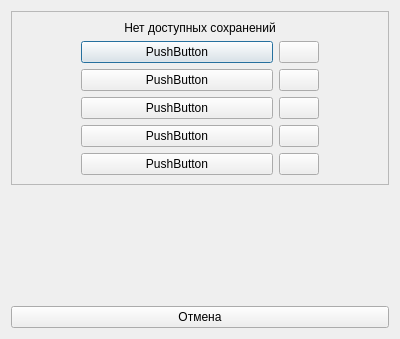
<?xml version="1.0" encoding="UTF-8"?>
<ui version="4.0">
 <class>LoadDialog</class>
 <widget class="QDialog" name="LoadDialog">
  <property name="geometry">
   <rect>
    <x>0</x>
    <y>0</y>
    <width>400</width>
    <height>339</height>
   </rect>
  </property>
  <property name="windowTitle">
   <string>Dialog</string>
  </property>
  <layout class="QVBoxLayout" name="verticalLayout_2">
   <item>
    <widget class="QFrame" name="frame">
     <property name="frameShape">
      <enum>QFrame::StyledPanel</enum>
     </property>
     <property name="frameShadow">
      <enum>QFrame::Raised</enum>
     </property>
     <layout class="QVBoxLayout" name="verticalLayout">
      <item>
       <widget class="QLabel" name="labelNoSaves">
        <property name="text">
         <string>Нет доступных сохранений</string>
        </property>
        <property name="textFormat">
         <enum>Qt::RichText</enum>
        </property>
        <property name="alignment">
         <set>Qt::AlignCenter</set>
        </property>
       </widget>
      </item>
      <item>
       <layout class="QHBoxLayout" name="horizontalLayout">
        <item>
         <spacer name="horizontalSpacer">
          <property name="orientation">
           <enum>Qt::Horizontal</enum>
          </property>
          <property name="sizeType">
           <enum>QSizePolicy::Fixed</enum>
          </property>
          <property name="sizeHint" stdset="0">
           <size>
            <width>60</width>
            <height>20</height>
           </size>
          </property>
         </spacer>
        </item>
        <item>
         <widget class="QPushButton" name="firstSave">
          <property name="text">
           <string>PushButton</string>
          </property>
         </widget>
        </item>
        <item>
         <widget class="QPushButton" name="firstSaveDel">
          <property name="sizePolicy">
           <sizepolicy hsizetype="Fixed" vsizetype="Fixed">
            <horstretch>0</horstretch>
            <verstretch>0</verstretch>
           </sizepolicy>
          </property>
          <property name="text">
           <string/>
          </property>
          <property name="icon">
           <iconset resource="../ux/icons-menu.qrc">
            <normaloff>:/menu/delete.png</normaloff>:/menu/delete.png</iconset>
          </property>
         </widget>
        </item>
        <item>
         <spacer name="horizontalSpacer_2">
          <property name="orientation">
           <enum>Qt::Horizontal</enum>
          </property>
          <property name="sizeType">
           <enum>QSizePolicy::Fixed</enum>
          </property>
          <property name="sizeHint" stdset="0">
           <size>
            <width>60</width>
            <height>20</height>
           </size>
          </property>
         </spacer>
        </item>
       </layout>
      </item>
      <item>
       <layout class="QHBoxLayout" name="horizontalLayout_2">
        <item>
         <spacer name="horizontalSpacer_3">
          <property name="orientation">
           <enum>Qt::Horizontal</enum>
          </property>
          <property name="sizeType">
           <enum>QSizePolicy::Fixed</enum>
          </property>
          <property name="sizeHint" stdset="0">
           <size>
            <width>60</width>
            <height>20</height>
           </size>
          </property>
         </spacer>
        </item>
        <item>
         <widget class="QPushButton" name="secondSave">
          <property name="text">
           <string>PushButton</string>
          </property>
         </widget>
        </item>
        <item>
         <widget class="QPushButton" name="secondSaveDel">
          <property name="sizePolicy">
           <sizepolicy hsizetype="Fixed" vsizetype="Fixed">
            <horstretch>0</horstretch>
            <verstretch>0</verstretch>
           </sizepolicy>
          </property>
          <property name="text">
           <string/>
          </property>
          <property name="icon">
           <iconset resource="../ux/icons-menu.qrc">
            <normaloff>:/menu/delete.png</normaloff>:/menu/delete.png</iconset>
          </property>
         </widget>
        </item>
        <item>
         <spacer name="horizontalSpacer_4">
          <property name="orientation">
           <enum>Qt::Horizontal</enum>
          </property>
          <property name="sizeType">
           <enum>QSizePolicy::Fixed</enum>
          </property>
          <property name="sizeHint" stdset="0">
           <size>
            <width>60</width>
            <height>20</height>
           </size>
          </property>
         </spacer>
        </item>
       </layout>
      </item>
      <item>
       <layout class="QHBoxLayout" name="horizontalLayout_3">
        <item>
         <spacer name="horizontalSpacer_5">
          <property name="orientation">
           <enum>Qt::Horizontal</enum>
          </property>
          <property name="sizeType">
           <enum>QSizePolicy::Fixed</enum>
          </property>
          <property name="sizeHint" stdset="0">
           <size>
            <width>60</width>
            <height>20</height>
           </size>
          </property>
         </spacer>
        </item>
        <item>
         <widget class="QPushButton" name="thirdSave">
          <property name="text">
           <string>PushButton</string>
          </property>
         </widget>
        </item>
        <item>
         <widget class="QPushButton" name="thirdSaveDel">
          <property name="sizePolicy">
           <sizepolicy hsizetype="Fixed" vsizetype="Fixed">
            <horstretch>0</horstretch>
            <verstretch>0</verstretch>
           </sizepolicy>
          </property>
          <property name="text">
           <string/>
          </property>
          <property name="icon">
           <iconset resource="../ux/icons-menu.qrc">
            <normaloff>:/menu/delete.png</normaloff>:/menu/delete.png</iconset>
          </property>
         </widget>
        </item>
        <item>
         <spacer name="horizontalSpacer_6">
          <property name="orientation">
           <enum>Qt::Horizontal</enum>
          </property>
          <property name="sizeType">
           <enum>QSizePolicy::Fixed</enum>
          </property>
          <property name="sizeHint" stdset="0">
           <size>
            <width>60</width>
            <height>20</height>
           </size>
          </property>
         </spacer>
        </item>
       </layout>
      </item>
      <item>
       <layout class="QHBoxLayout" name="horizontalLayout_4">
        <item>
         <spacer name="horizontalSpacer_7">
          <property name="orientation">
           <enum>Qt::Horizontal</enum>
          </property>
          <property name="sizeType">
           <enum>QSizePolicy::Fixed</enum>
          </property>
          <property name="sizeHint" stdset="0">
           <size>
            <width>60</width>
            <height>20</height>
           </size>
          </property>
         </spacer>
        </item>
        <item>
         <widget class="QPushButton" name="fourthSave">
          <property name="text">
           <string>PushButton</string>
          </property>
         </widget>
        </item>
        <item>
         <widget class="QPushButton" name="fourthSaveDel">
          <property name="sizePolicy">
           <sizepolicy hsizetype="Fixed" vsizetype="Fixed">
            <horstretch>0</horstretch>
            <verstretch>0</verstretch>
           </sizepolicy>
          </property>
          <property name="text">
           <string/>
          </property>
          <property name="icon">
           <iconset resource="../ux/icons-menu.qrc">
            <normaloff>:/menu/delete.png</normaloff>:/menu/delete.png</iconset>
          </property>
         </widget>
        </item>
        <item>
         <spacer name="horizontalSpacer_8">
          <property name="orientation">
           <enum>Qt::Horizontal</enum>
          </property>
          <property name="sizeType">
           <enum>QSizePolicy::Fixed</enum>
          </property>
          <property name="sizeHint" stdset="0">
           <size>
            <width>60</width>
            <height>20</height>
           </size>
          </property>
         </spacer>
        </item>
       </layout>
      </item>
      <item>
       <layout class="QHBoxLayout" name="horizontalLayout_5">
        <item>
         <spacer name="horizontalSpacer_9">
          <property name="orientation">
           <enum>Qt::Horizontal</enum>
          </property>
          <property name="sizeType">
           <enum>QSizePolicy::Fixed</enum>
          </property>
          <property name="sizeHint" stdset="0">
           <size>
            <width>60</width>
            <height>20</height>
           </size>
          </property>
         </spacer>
        </item>
        <item>
         <widget class="QPushButton" name="fifthSave">
          <property name="text">
           <string>PushButton</string>
          </property>
         </widget>
        </item>
        <item>
         <widget class="QPushButton" name="fifthSaveDel">
          <property name="sizePolicy">
           <sizepolicy hsizetype="Fixed" vsizetype="Fixed">
            <horstretch>0</horstretch>
            <verstretch>0</verstretch>
           </sizepolicy>
          </property>
          <property name="text">
           <string/>
          </property>
          <property name="icon">
           <iconset resource="../ux/icons-menu.qrc">
            <normaloff>:/menu/delete.png</normaloff>:/menu/delete.png</iconset>
          </property>
         </widget>
        </item>
        <item>
         <spacer name="horizontalSpacer_10">
          <property name="orientation">
           <enum>Qt::Horizontal</enum>
          </property>
          <property name="sizeType">
           <enum>QSizePolicy::Fixed</enum>
          </property>
          <property name="sizeHint" stdset="0">
           <size>
            <width>60</width>
            <height>20</height>
           </size>
          </property>
         </spacer>
        </item>
       </layout>
      </item>
     </layout>
    </widget>
   </item>
   <item>
    <spacer name="verticalSpacer">
     <property name="orientation">
      <enum>Qt::Vertical</enum>
     </property>
     <property name="sizeType">
      <enum>QSizePolicy::MinimumExpanding</enum>
     </property>
     <property name="sizeHint" stdset="0">
      <size>
       <width>20</width>
       <height>40</height>
      </size>
     </property>
    </spacer>
   </item>
   <item>
    <widget class="QPushButton" name="cancelButton">
     <property name="text">
      <string>Отмена</string>
     </property>
    </widget>
   </item>
  </layout>
 </widget>
 <resources>
  <include location="../ux/icons-menu.qrc"/>
 </resources>
 <connections/>
</ui>
